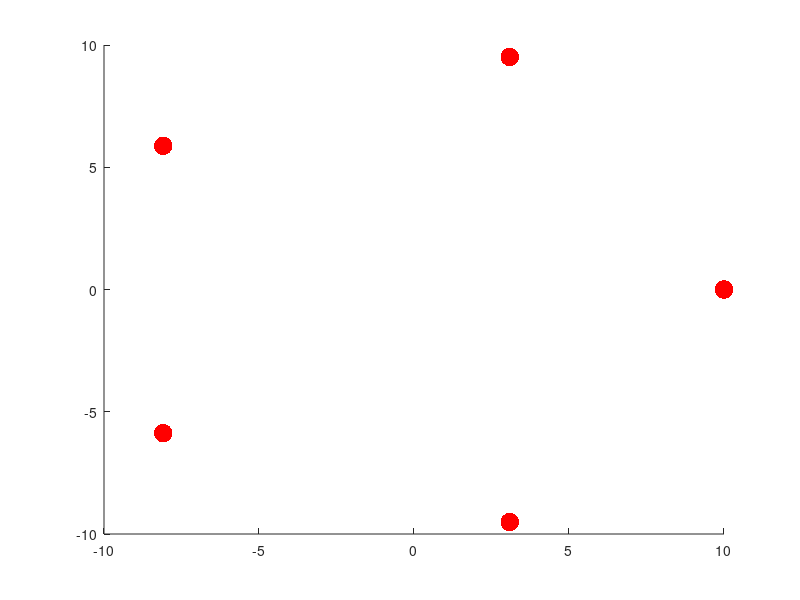

The MATLAB script that drew this image: (Note: this script raises an error after producing the figure.)
% File to test the use of distance of a weighted directed graph.
%
% See also Graph, GraphWD.

% Author: Mite Mijalkov, Ehsan Kakaei & Giovanni Volpe
% Date: 2016/01/01

close all
clear all
clc

N = 5; % number of nodes
L = [0 10 2 2.5 0; 1.25 0 0 0 0; 2 5 0 2.5 0; 1.25 10 0 0 0];
ind = L~=0;
L(ind) = L(ind).^-1;
A = [L;zeros(1,N)];
%% Show the graph
figure('Position',[300 150 500 500],'Color','w')
R = 10;
theta = [0:2*pi/N:2*pi-2*pi/N];
x = R*cos(theta);
y = R*sin(theta);
hold on
plot(x,y,'.r','MarkerSize',40)
for i = 1:1:N
    for j = 1:1:N
        if A(i,j)~=0
            [X,Y,Z] = arrow3d(x(1,i),y(1,i),0,x(1,j),y(1,j),0,'HeadLength',2,'HeadWidth',0.5);
            surf(X,Y,Z,'FaceColor',[0 0 0],'EdgeColor',[0 0 0]);
        else
        end
    end
end
axis off

axes('Units','Pixels','Position',[0 00 500 500])
hold on
text(60, 10, 'A','Interpreter','latex','FontSize',30)
text(0, 92, 'B','Interpreter','latex','FontSize',30)
text(-80, 65, 'C','Interpreter','latex','FontSize',30)
text(-80, -40, 'D','Interpreter','latex','FontSize',30)
text(0, -84, 'E','Interpreter','latex','FontSize',30)

text(20, 75, '0.1','Interpreter','latex','FontSize',20)
text(-45, 50, '0.5','Interpreter','latex','FontSize',20)
text(-45, -45, '0.4','Interpreter','latex','FontSize',20)

text(45, 30, '0.8','Interpreter','latex','FontSize',20)

text(17, 25, '0.5','Interpreter','latex','FontSize',20)
text(-22, 82, '0.2','Interpreter','latex','FontSize',20)
text(-60, -10, '0.4','Interpreter','latex','FontSize',20)

text(30, -10, '0.8','Interpreter','latex','FontSize',20)
text(0, 60, '0.1','Interpreter','latex','FontSize',20)

axis([-100 100 -100 100])
axis off

graph2 = GraphWD(A);
[a,b,c] = graph2.distance();
disp('In-distance node A relative to other nodes:')
disp(a(1,:))